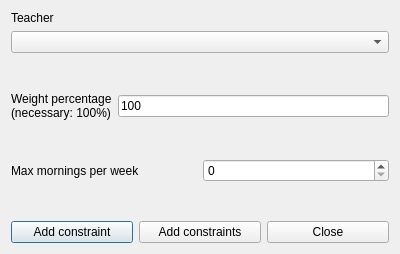
<?xml version="1.0" encoding="UTF-8"?>
<ui version="4.0">
 <class>AddConstraintTeacherMaxMorningsPerWeekForm_template</class>
 <widget class="QDialog" name="AddConstraintTeacherMaxMorningsPerWeekForm_template">
  <property name="geometry">
   <rect>
    <x>0</x>
    <y>0</y>
    <width>400</width>
    <height>254</height>
   </rect>
  </property>
  <property name="windowTitle">
   <string extracomment="This is the title of the dialog to add a new constraint of this type">Add teacher max mornings per week</string>
  </property>
  <layout class="QVBoxLayout" name="verticalLayout_2">
   <item>
    <layout class="QVBoxLayout" name="verticalLayout">
     <item>
      <widget class="QLabel" name="teacherTextLabel">
       <property name="frameShape">
        <enum>QFrame::NoFrame</enum>
       </property>
       <property name="frameShadow">
        <enum>QFrame::Plain</enum>
       </property>
       <property name="text">
        <string>Teacher</string>
       </property>
       <property name="wordWrap">
        <bool>false</bool>
       </property>
      </widget>
     </item>
     <item>
      <widget class="QComboBox" name="teachersComboBox">
       <property name="editable">
        <bool>false</bool>
       </property>
       <property name="insertPolicy">
        <enum>QComboBox::NoInsert</enum>
       </property>
       <property name="duplicatesEnabled">
        <bool>false</bool>
       </property>
      </widget>
     </item>
    </layout>
   </item>
   <item>
    <spacer name="verticalSpacer">
     <property name="orientation">
      <enum>Qt::Vertical</enum>
     </property>
     <property name="sizeHint" stdset="0">
      <size>
       <width>20</width>
       <height>27</height>
      </size>
     </property>
    </spacer>
   </item>
   <item>
    <layout class="QHBoxLayout" name="horizontalLayout_2">
     <item>
      <widget class="QLabel" name="weightTextLabel">
       <property name="frameShape">
        <enum>QFrame::NoFrame</enum>
       </property>
       <property name="frameShadow">
        <enum>QFrame::Plain</enum>
       </property>
       <property name="text">
        <string>Weight percentage
(necessary: 100%)</string>
       </property>
       <property name="wordWrap">
        <bool>false</bool>
       </property>
      </widget>
     </item>
     <item>
      <widget class="QLineEdit" name="weightLineEdit">
       <property name="text">
        <string notr="true">100</string>
       </property>
      </widget>
     </item>
    </layout>
   </item>
   <item>
    <spacer name="verticalSpacer_2">
     <property name="orientation">
      <enum>Qt::Vertical</enum>
     </property>
     <property name="sizeHint" stdset="0">
      <size>
       <width>20</width>
       <height>27</height>
      </size>
     </property>
    </spacer>
   </item>
   <item>
    <layout class="QHBoxLayout" name="horizontalLayout_3">
     <item>
      <widget class="QLabel" name="maxMorningsTextLabel">
       <property name="frameShape">
        <enum>QFrame::NoFrame</enum>
       </property>
       <property name="frameShadow">
        <enum>QFrame::Plain</enum>
       </property>
       <property name="text">
        <string>Max mornings per week</string>
       </property>
       <property name="wordWrap">
        <bool>false</bool>
       </property>
      </widget>
     </item>
     <item>
      <widget class="QSpinBox" name="maxMorningsSpinBox"/>
     </item>
    </layout>
   </item>
   <item>
    <spacer name="verticalSpacer_3">
     <property name="orientation">
      <enum>Qt::Vertical</enum>
     </property>
     <property name="sizeHint" stdset="0">
      <size>
       <width>20</width>
       <height>27</height>
      </size>
     </property>
    </spacer>
   </item>
   <item>
    <layout class="QHBoxLayout" name="horizontalLayout">
     <item>
      <widget class="QPushButton" name="addConstraintPushButton">
       <property name="text">
        <string>Add constraint</string>
       </property>
      </widget>
     </item>
     <item>
      <widget class="QPushButton" name="addConstraintsPushButton">
       <property name="text">
        <string>Add constraints</string>
       </property>
      </widget>
     </item>
     <item>
      <widget class="QPushButton" name="closePushButton">
       <property name="text">
        <string>Close</string>
       </property>
      </widget>
     </item>
    </layout>
   </item>
  </layout>
 </widget>
 <layoutdefault spacing="6" margin="11"/>
 <resources/>
 <connections/>
</ui>
